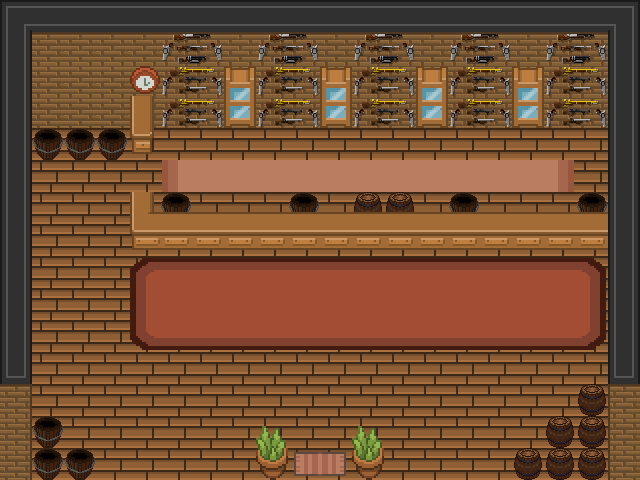

A level layout from a 2D game, rendered from its tile map. Below: a short description, then the map file with its tile-grid data intact:
An orthogonal 20x15 tile map with 32x32 px tiles, 4 tile layers (Ground, Background, Foreground, Tile Layer 4), 2 tilesets and 27 objects (2x 1, 2x 0, 2x 5, Armsman).

<map version="1.2" tiledversion="1.2.1" orientation="orthogonal" renderorder="right-down" width="20" height="15" tilewidth="32" tileheight="32" infinite="0" nextlayerid="11" nextobjectid="33">
 <tileset firstgid="1" source="Indoors.tsx" />
 <tileset firstgid="3601" source="TileSets/Tavern_Gunstore_1.tsx" />
 <layer id="1" name="Ground" width="20" height="15">
  <data encoding="csv">
123,123,123,123,123,123,123,123,123,123,123,123,123,123,123,123,123,123,123,123,
123,123,123,123,123,123,123,123,123,123,123,123,123,123,123,123,123,123,123,123,
123,123,123,123,123,123,123,123,123,123,123,123,123,123,123,123,123,123,123,123,
123,123,123,123,123,123,123,123,123,123,123,123,123,123,123,123,123,123,123,123,
123,123,123,123,123,123,123,123,123,123,123,123,123,123,123,123,123,123,123,123,
123,123,123,123,123,123,123,123,123,123,123,123,123,123,123,123,123,123,123,123,
123,123,123,123,123,123,123,123,123,123,123,123,123,123,123,123,123,123,123,123,
123,123,123,123,123,123,123,123,123,123,123,123,123,123,123,123,123,123,123,123,
123,123,123,123,123,123,123,123,123,123,123,123,123,123,123,123,123,123,123,123,
123,123,123,123,123,123,123,123,123,123,123,123,123,123,123,123,123,123,123,123,
123,123,123,123,123,123,123,123,123,123,123,123,123,123,123,123,123,123,123,123,
123,123,123,123,123,123,123,123,123,123,123,123,123,123,123,123,123,123,123,123,
123,123,123,123,123,123,123,123,123,123,123,123,123,123,123,123,123,123,123,123,
123,123,123,123,123,123,123,123,123,123,123,123,123,123,123,123,123,123,123,123,
123,123,123,123,123,123,123,123,123,123,123,123,123,123,123,123,123,123,123,123
</data>
 </layer>
 <layer id="2" name="Background" width="20" height="15">
  <data encoding="csv">
75,195,195,195,195,195,195,195,195,195,195,195,195,195,195,195,195,195,195,76,
133,374,374,374,374,374,374,374,374,374,374,374,374,374,374,374,374,374,374,133,
133,434,434,434,434,434,434,434,434,434,434,434,434,434,434,434,434,434,434,133,
133,494,494,494,494,494,494,494,494,494,494,494,494,494,494,494,494,494,494,133,
133,0,0,0,0,0,0,0,0,0,0,0,0,0,0,0,0,0,0,133,
133,0,0,0,0,0,0,0,0,0,0,0,0,0,0,0,0,0,0,133,
133,0,0,0,0,3632,0,0,0,3632,0,3631,3631,0,3632,0,0,0,3632,133,
133,0,0,0,0,0,0,0,0,0,0,0,0,0,0,0,0,0,0,133,
133,0,0,0,0,0,0,0,0,0,0,0,0,0,0,0,0,0,0,133,
133,0,0,0,0,0,0,0,0,0,0,0,0,0,0,0,0,0,0,133,
133,0,0,0,0,0,0,0,0,0,0,0,0,0,0,0,0,0,0,133,
193,0,0,0,0,0,0,0,0,0,0,0,0,0,0,0,0,0,0,193,
375,0,0,0,0,0,0,0,0,0,0,0,0,0,0,0,0,0,0,373,
435,0,0,0,0,0,0,0,0,0,0,0,0,0,0,0,0,0,0,433,
495,0,0,0,0,0,0,0,0,1610613430,2684355254,0,0,0,0,0,0,0,0,493
</data>
 </layer>
 <layer id="3" name="Foreground" width="20" height="15">
  <data encoding="csv">
0,0,0,0,0,0,0,0,0,0,0,0,0,0,0,0,0,0,0,0,
0,0,0,0,0,3607,3608,0,3607,3608,0,3607,3608,0,3607,3608,0,3607,3608,0,
0,0,0,0,356,3615,3616,220,3615,3616,220,3615,3616,220,3615,3616,220,3615,3616,0,
0,0,0,0,283,3615,3616,280,3615,3616,280,3615,3616,280,3615,3616,280,3615,3616,0,
0,3632,3632,3632,520,0,0,0,0,0,0,0,0,0,0,0,0,0,0,0,
0,0,0,0,0,894,895,895,895,895,895,895,895,895,895,895,895,896,0,0,
0,0,0,0,343,463,463,463,463,463,463,463,463,463,463,463,463,463,463,0,
0,0,0,0,403,523,523,523,523,523,523,523,523,523,523,523,523,523,523,0,
0,0,0,0,771,772,772,772,772,772,772,772,772,772,772,772,772,772,773,0,
0,0,0,0,831,832,832,832,832,832,832,832,832,832,832,832,832,832,833,0,
0,0,0,0,891,892,892,892,892,892,892,892,892,892,892,892,892,892,893,0,
0,0,0,0,0,0,0,0,0,0,0,0,0,0,0,0,0,0,0,0,
0,0,0,0,0,0,0,0,0,0,0,0,0,0,0,0,0,0,3631,0,
0,3632,0,0,0,0,0,0,238,0,0,238,0,0,0,0,0,3631,3631,0,
0,3632,3632,0,0,0,0,0,298,0,0,298,0,0,0,0,3631,3631,3631,0
</data>
 </layer>
 <layer id="5" name="Tile Layer 4" width="20" height="15">
  <data encoding="csv">
0,0,0,0,0,0,0,0,0,0,0,0,0,0,0,0,0,0,0,0,
0,0,0,0,0,0,0,0,0,0,0,0,0,0,0,0,0,0,0,0,
0,0,0,0,0,0,0,0,0,0,0,0,0,0,0,0,0,0,0,0,
0,0,0,0,0,0,0,0,0,0,0,0,0,0,0,0,0,0,0,0,
0,0,0,0,0,0,0,0,0,0,0,0,0,0,0,0,0,0,0,0,
0,0,0,0,0,0,0,0,0,0,0,0,0,0,0,0,0,0,0,0,
0,0,0,0,0,0,0,0,0,0,0,0,0,0,0,0,0,0,0,0,
0,0,0,0,0,0,0,0,0,0,0,0,0,0,0,0,0,0,0,0,
0,0,0,0,0,0,0,0,0,0,0,0,0,0,0,0,0,0,0,0,
0,0,0,0,0,0,0,0,0,0,0,0,0,0,0,0,0,0,0,0,
0,0,0,0,0,0,0,0,0,0,0,0,0,0,0,0,0,0,0,0,
0,0,0,0,0,0,0,0,0,0,0,0,0,0,0,0,0,0,0,0,
0,0,0,0,0,0,0,0,0,0,0,0,0,0,0,0,0,0,0,0,
0,0,0,0,0,0,0,0,0,0,0,0,0,0,0,0,0,0,0,0,
0,0,0,0,0,0,0,0,0,0,0,0,0,0,0,0,0,0,0,0
</data>
 </layer>
 <objectgroup id="4" name="Collisions">
  <object id="1" x="32.9091" y="129.364" width="94.3636" height="30.6166" />
  <object id="2" x="577.938" y="383.875" width="30.25" height="96.25" />
  <object id="3" x="31.3333" y="416.479" width="32.0625" height="64.1875" />
  <object id="4" x="513.844" y="447.906" width="32.0625" height="32.0625" />
  <object id="7" x="351.75" y="426.125" width="32" height="54" />
  <object id="8" x="255.875" y="426.25" width="32" height="54" />
  <object id="9" x="545.605" y="415.876" width="32.0625" height="64.1875" />
  <object id="10" x="63.3021" y="448.885" width="32.0625" height="32.0625" />
  <object id="11" x="0.666667" y="-0.666667" width="32" height="480" />
  <object id="12" x="608" y="0" width="32" height="480" />
  <object id="13" x="33.5" y="-1" width="576" height="128" />
  <object id="14" x="130.5" y="96.5" width="24" height="55" />
  <object id="15" x="129.813" y="211.75" width="477.875" height="38.3125" />
  <object id="17" x="129.875" y="191.875" width="61.125" height="19.9375" />
  <object id="18" x="288.875" y="193.313" width="30.0625" height="18.375" />
  <object id="19" x="353.688" y="192.063" width="60.1875" height="19.75" />
  <object id="20" x="449" y="193.125" width="29.9375" height="18.75" />
  <object id="21" x="576.813" y="192.688" width="31.1875" height="19.25" />
  <object id="22" x="373" y="472" width="304" height="21" />
  <object id="23" x="-35" y="468" width="299" height="43" />
 </objectgroup>
 <objectgroup id="6" name="Points">
  <object id="26" name="1" x="287" y="470" width="66" height="9" />
  <object id="27" name="0" x="319" y="432" />
 </objectgroup>
 <objectgroup id="7" name="ItemLayer">
  <object id="29" name="0" x="285.052" y="174.577" />
  <object id="30" name="1" x="316.421" y="174.577" />
  <object id="31" name="5" x="380.524" y="170.486" />
  <object id="32" name="5" x="406.438" y="169.122" />
 </objectgroup>
 <objectgroup id="8" name="EnemyLayer" />
 <objectgroup id="9" name="NPCLayer">
  <object id="28" name="Armsman" x="253.682" y="366.885" />
 </objectgroup>
 <objectgroup id="10" name="AnimalLayer" />
</map>
